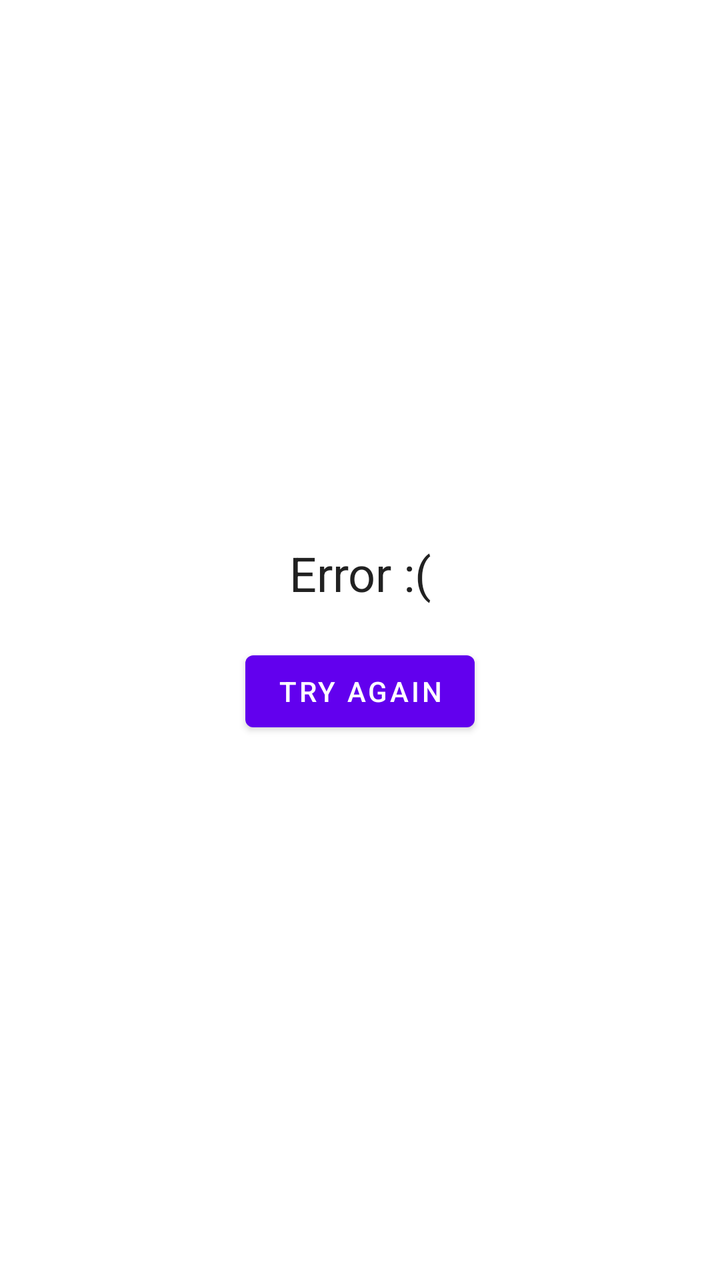
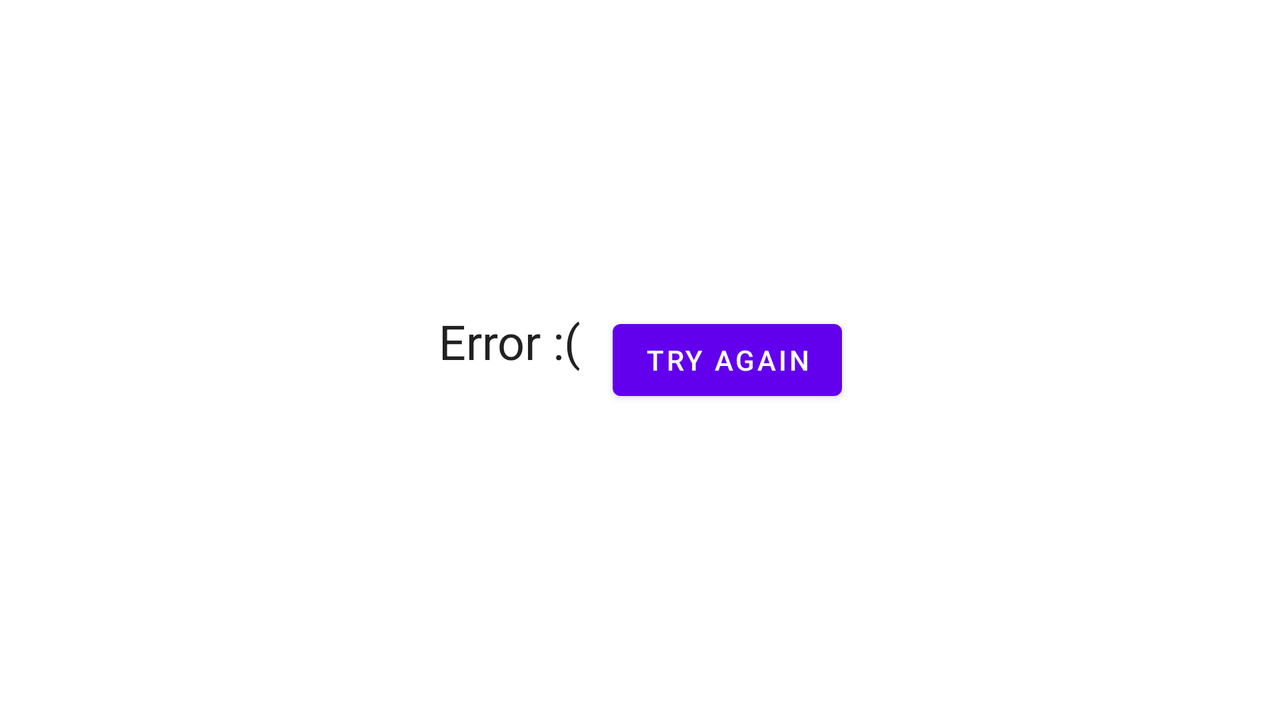

Two renders of one Android screen. The first uses the default layout on a phone; the second uses the alternative layout the repository ships for a different screen configuration, on a matching device. The two XML files are below.
<!-- AndroidManifest.xml: application theme Theme.HotelList -->
<!-- res/layout/error_layout.xml -->
<?xml version="1.0" encoding="utf-8"?>
<LinearLayout xmlns:android="http://schemas.android.com/apk/res/android"
    android:layout_width="match_parent"
    android:layout_height="match_parent"
    xmlns:tools="http://schemas.android.com/tools"
    android:gravity="center"
    android:orientation="vertical">


    <TextView
        android:id="@+id/error"
        style="@style/TextAppearance.AppCompat.Headline"
        android:layout_width="match_parent"
        android:layout_height="wrap_content"
        android:gravity="center"
        android:text="@string/error"/>
    <TextView
        android:id="@+id/errorDetails"
        style="@style/TextAppearance.AppCompat.Body1"
        android:layout_width="match_parent"
        android:layout_height="wrap_content"
        android:gravity="center" />
    <Button
        android:id="@+id/retryButton"
        android:layout_width="wrap_content"
        android:layout_height="wrap_content"
        android:text="@string/try_again"
        />
</LinearLayout>
<!-- resources referenced by this layout -->
<resources>
  <string name="error">Error :(</string>
  <string name="try_again">Try Again</string>
  <style name="Theme.HotelList" parent="Theme.MaterialComponents.DayNight.DarkActionBar">
          
          <item name="colorPrimary">@color/purple_500</item>
          <item name="colorPrimaryVariant">@color/purple_700</item>
          <item name="colorOnPrimary">@color/white</item>
          
          <item name="colorSecondary">@color/teal_200</item>
          <item name="colorSecondaryVariant">@color/teal_700</item>
          <item name="colorOnSecondary">@color/black</item>
          
          <item name="android:statusBarColor">?attr/colorPrimaryVariant</item>
          
      </style>
</resources>
<!-- res/layout-land/error_layout.xml (the repository's variant of the layout above) -->
<!-- drawn on the phone turned sideways -->
<?xml version="1.0" encoding="utf-8"?>
<LinearLayout xmlns:android="http://schemas.android.com/apk/res/android"
    android:layout_width="match_parent"
    android:layout_height="match_parent"
    android:gravity="center"
    android:orientation="horizontal">


    <LinearLayout
        android:layout_width="wrap_content"
        android:layout_height="wrap_content"
        android:orientation="vertical">

        <TextView
            android:id="@+id/error"
            style="@style/TextAppearance.AppCompat.Headline"
            android:layout_width="wrap_content"
            android:layout_height="wrap_content"
            android:gravity="center"
            android:text="@string/error" />

        <TextView
            android:id="@+id/errorDetails"
            style="@style/TextAppearance.AppCompat.Body1"
            android:layout_width="match_parent"
            android:layout_height="wrap_content"
            android:gravity="center" />
    </LinearLayout>

    <Space
        android:layout_width="16dp"
        android:layout_height="wrap_content" />

    <Button
        android:id="@+id/retryButton"
        android:layout_width="wrap_content"
        android:layout_height="wrap_content"
        android:text="@string/try_again" />
</LinearLayout>
